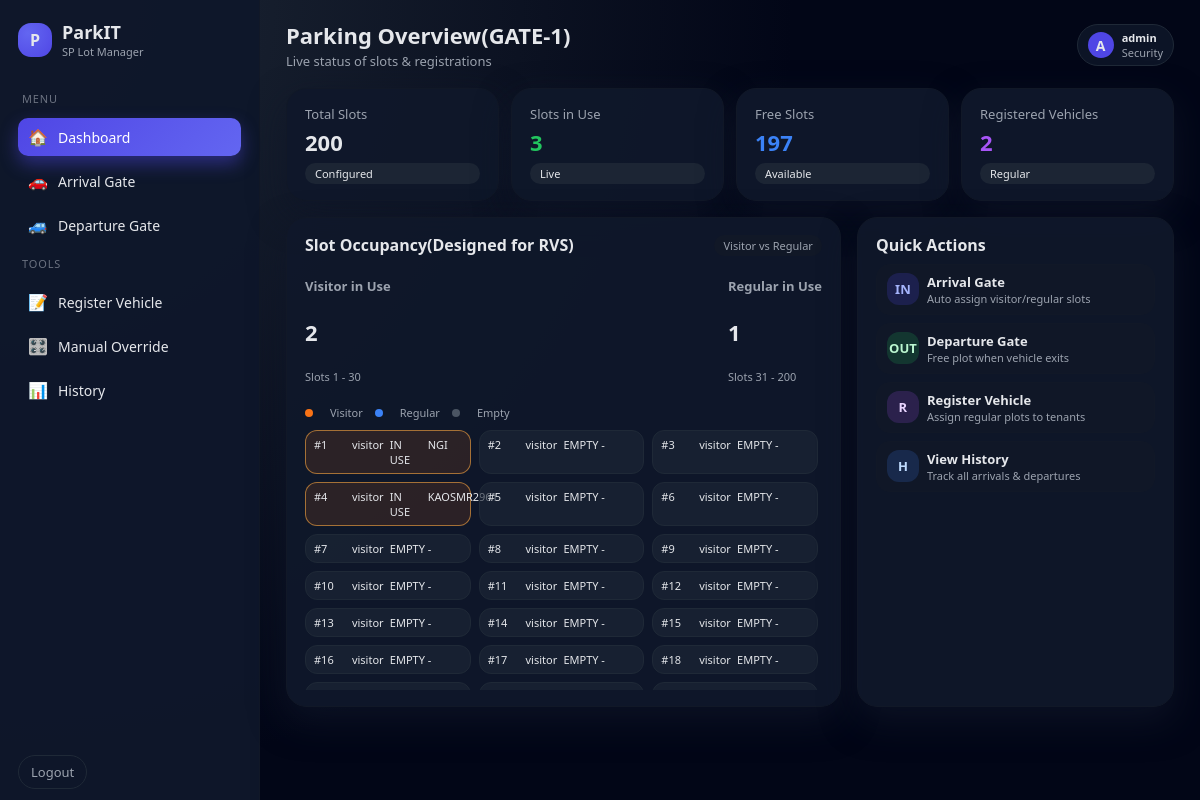
The page / (signed in) on the database its author committed.
### tables this page shows
CREATE TABLE plots (
        id INTEGER PRIMARY KEY,
        plot_no INTEGER UNIQUE,
        type TEXT,
        status TEXT,
        plate TEXT,
        last_update TEXT
    );

### app.py (the view)
@app.route("/")
@login_required
def main():
    db = get_db()
    cur = db.execute("SELECT * FROM plots ORDER BY plot_no ASC")
    plots = cur.fetchall()
    cur2 = db.execute("SELECT plate, assigned_plot, owner_name FROM registrations")
    regs = cur2.fetchall()
    return render_template("main.html", plots=plots, regs=regs, visitor_count=VISITOR_SLOTS, total=TOTAL_SLOTS)

### app.py (called while the page is built)
def get_db():
    db = getattr(g, "_database", None)
    if db is None:
        must_init = not os.path.exists(DB_PATH)
        db = g._database = sqlite3.connect(DB_PATH, check_same_thread=False)
        db.row_factory = sqlite3.Row
        if must_init:
            init_db(db)
        else:
            ensure_history_table(db)
    return db

def ensure_history_table(db):
    cur = db.cursor()
    cur.execute("""
    CREATE TABLE IF NOT EXISTS history (
        id INTEGER PRIMARY KEY,
        timestamp TEXT,
        action TEXT,
        plate TEXT,
        plot_no INTEGER,
        operator TEXT,
        notes TEXT
    )
    """)
    db.commit()

@app.teardown_appcontext
def close_connection(exception):
    db = getattr(g, "_database", None)
    if db is not None:
        db.close()

def login_required(fn):
    from functools import wraps
    @wraps(fn)
    def wrapper(*a, **kw):
        if "user_id" not in session:
            return redirect(url_for("login"))
        return fn(*a, **kw)
    return wrapper

### templates/main.html (shortened to what this page needs)
<!doctype html>
<html lang="en">
<head>
  <link rel="stylesheet" href="{{ url_for('static', filename='style.css') }}">
</head>
<body>
<div class="app-shell">
  {% include 'sidebar.html' %}
  <main class="main-area">
    <header class="topbar">
      <div>
        <h1>Parking Overview(GATE-1)</h1>
        <p class="topbar-subtitle">Live status of slots & registrations</p>
      </div>
      <div class="topbar-user-pill">
        <div class="avatar-circle">{{ session.username[:1]|upper }}</div>
        <div class="user-meta">
          <span class="user-name">{{ session.username }}</span>
          <span class="user-role">Security</span>
        </div>
      </div>
    </header>
    {% set ns = namespace(occupied=0, visitor_used=0, regular_used=0) %}
    {% for p in plots %}
      {% if p['status'] == 'IN USE' %}
        {% set ns.occupied = ns.occupied + 1 %}
        {% if p['type'] == 'visitor' %}
          {% set ns.visitor_used = ns.visitor_used + 1 %}
        {% else %}
          {% set ns.regular_used = ns.regular_used + 1 %}
        {% endif %}
      {% endif %}
    {% endfor %}
    {% set free = total - ns.occupied %}
    <section class="cards-row">
      <div class="card metric-card primary">
        <span class="metric-label">Total Slots</span>
        <span class="metric-value">{{ total }}</span>
        <span class="metric-pill">Configured</span>
      </div>
      <div class="card metric-card green">
        <span class="metric-label">Slots in Use</span>
        <span class="metric-value">{{ ns.occupied }}</span>
        <span class="metric-pill">Live</span>
      </div>
      <div class="card metric-card blue">
        <span class="metric-label">Free Slots</span>
        <span class="metric-value">{{ free }}</span>
        <span class="metric-pill">Available</span>
      </div>
      <div class="card metric-card purple">
        <span class="metric-label">Registered Vehicles</span>
        <span class="metric-value">{{ regs|length }}</span>
        <span class="metric-pill">Regular</span>
      </div>
    </section>
    <section class="cards-grid">
      <div class="card large-card">
        <div class="card-header-row">
          <h2>Slot Occupancy(Designed for RVS)</h2>
          <span class="pill-soft">Visitor vs Regular</span>
        </div>
        <div class="dual-metric">
          <div>
            <h3>Visitor in Use</h3>
            <p class="dual-value">{{ ns.visitor_used }}</p>
            <p class="dual-sub">Slots 1 - {{ visitor_count }}</p>
          </div>
          <div>
            <h3>Regular in Use</h3>
            <p class="dual-value">{{ ns.regular_used }}</p>
            <p class="dual-sub">Slots {{ visitor_count + 1 }} - {{ total }}</p>
          </div>
        </div>
        <div class="mini-legend">
          <span class="legend-dot visitor"></span> Visitor
          <span class="legend-dot regular"></span> Regular
          <span class="legend-dot empty"></span> Empty
        </div>
        <div class="plots-scroll">
          {% for p in plots %}
            <div class="plot-pill
              {% if p['status']=='IN USE' and p['type']=='visitor' %}visitor
              {% elif p['status']=='IN USE' and p['type']=='regular' %}regular
              {% else %}empty{% endif %}">
              <span>#{{ p['plot_no'] }}</span>
              <span>{{ p['type'] }}</span>
              <span>{{ p['status'] }}</span>
              <span>{{ p['plate'] or '-' }}</span>
            </div>
          {% endfor %}
        </div>
      </div>
      <div class="card side-card">
        <div class="card-header-row">
          <h2>Quick Actions</h2>
        </div>
        <div class="quick-actions">
          <a href="{{ url_for('arrival') }}" class="qa-item">
            <div class="qa-icon badge-primary">IN</div>
            <div>
              <div class="qa-title">Arrival Gate</div>
              <div class="qa-sub">Auto assign visitor/regular slots</div>
            </div>
          </a>
          <a href="{{ url_for('departure') }}" class="qa-item">
            <div class="qa-icon badge-green">OUT</div>
            <div>
              <div class="qa-title">Departure Gate</div>
              <div class="qa-sub">Free plot when vehicle exits</div>
            </div>
          </a>
          <a href="{{ url_for('register') }}" class="qa-item">
            <div class="qa-icon badge-purple">R</div>
            <div>
              <div class="qa-title">Register Vehicle</div>
              <div class="qa-sub">Assign regular plots to tenants</div>
            </div>
          </a>
          <a href="{{ url_for('history') }}" class="qa-item">
            <div class="qa-icon badge-blue">H</div>
            <div>
              <div class="qa-title">View History</div>
              <div class="qa-sub">Track all arrivals & departures</div>
            </div>
          </a>
        </div>
      </div>
    </section>
  </main>
</div>
</body>
</html>

### templates/sidebar.html
<aside class="sidebar">
  <div class="sidebar-logo">
    <div class="logo-icon">P</div>
    <div>
      <div class="logo-title">ParkIT</div>
      <div class="logo-subtitle">SP Lot Manager</div>
    </div>
  </div>
  <nav class="sidebar-nav">
    <div class="nav-section-label">MENU</div>
    <a href="{{ url_for('main') }}"
       class="nav-link {% if request.endpoint == 'main' %}active{% endif %}">
      <span class="nav-icon">🏠</span> Dashboard
    </a>
    <a href="{{ url_for('arrival') }}"
       class="nav-link {% if request.endpoint == 'arrival' %}active{% endif %}">
      <span class="nav-icon">🚗</span> Arrival Gate
    </a>
    <a href="{{ url_for('departure') }}"
       class="nav-link {% if request.endpoint == 'departure' %}active{% endif %}">
      <span class="nav-icon">🚙</span> Departure Gate
    </a>
    <div class="nav-section-label mt-16">TOOLS</div>
    <a href="{{ url_for('register') }}"
       class="nav-link {% if request.endpoint == 'register' %}active{% endif %}">
      <span class="nav-icon">📝</span> Register Vehicle
    </a>
    <a href="{{ url_for('manual') }}"
       class="nav-link {% if request.endpoint == 'manual' %}active{% endif %}">
      <span class="nav-icon">🎛️</span> Manual Override
    </a>
    <a href="{{ url_for('history') }}"
       class="nav-link {% if request.endpoint == 'history' %}active{% endif %}">
      <span class="nav-icon">📊</span> History
    </a>
  </nav>
  <div class="sidebar-footer">
    <a href="{{ url_for('logout') }}" class="btn-ghost full-width">Logout</a>
  </div>
</aside>

### rows shown on the page
plots: plot_no "1", type "visitor", status "IN USE", plate "NGI"
plots: plot_no "2", type "visitor", status "EMPTY", p "-"
plots: plot_no "3", type "visitor", status "EMPTY", p "-"
plots: plot_no "4", type "visitor", status "IN USE", plate "KAOSMR2961"
plots: plot_no "5", type "visitor", status "EMPTY", p "-"
plots: plot_no "6", type "visitor", status "EMPTY", p "-"
plots: plot_no "7", type "visitor", status "EMPTY", p "-"
plots: plot_no "8", type "visitor", status "EMPTY", p "-"
plots: plot_no "9", type "visitor", status "EMPTY", p "-"
plots: plot_no "10", type "visitor", status "EMPTY", p "-"
plots: plot_no "11", type "visitor", status "EMPTY", p "-"
plots: plot_no "12", type "visitor", status "EMPTY", p "-"
plots: plot_no "13", type "visitor", status "EMPTY", p "-"
plots: plot_no "14", type "visitor", status "EMPTY", p "-"
plots: plot_no "15", type "visitor", status "EMPTY", p "-"
plots: plot_no "16", type "visitor", status "EMPTY", p "-"
plots: plot_no "17", type "visitor", status "EMPTY", p "-"
plots: plot_no "18", type "visitor", status "EMPTY", p "-"

### other values the page prints
{{ session.username[:1]|upper }} "A"
{{ session.username }} "admin"
{{ total }} "200"
{{ ns.occupied }} "3"
{{ free }} "197"
{{ regs|length }} "2"
{{ ns.visitor_used }} "2"
{{ visitor_count }} "30"
{{ ns.regular_used }} "1"
{{ visitor_count + 1 }} "31"
